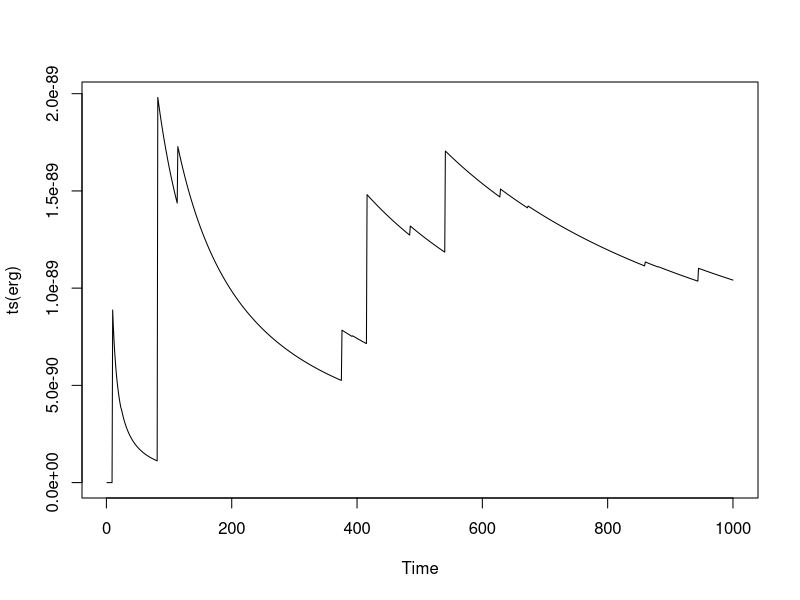
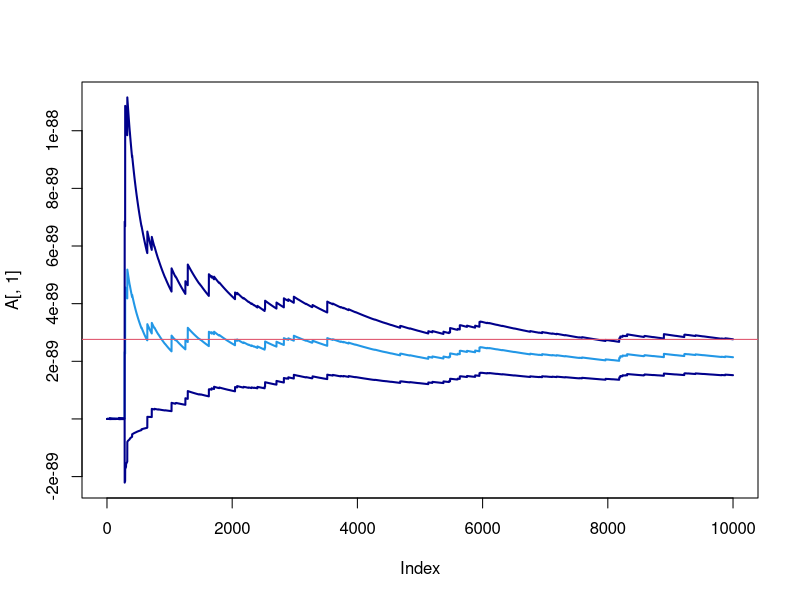
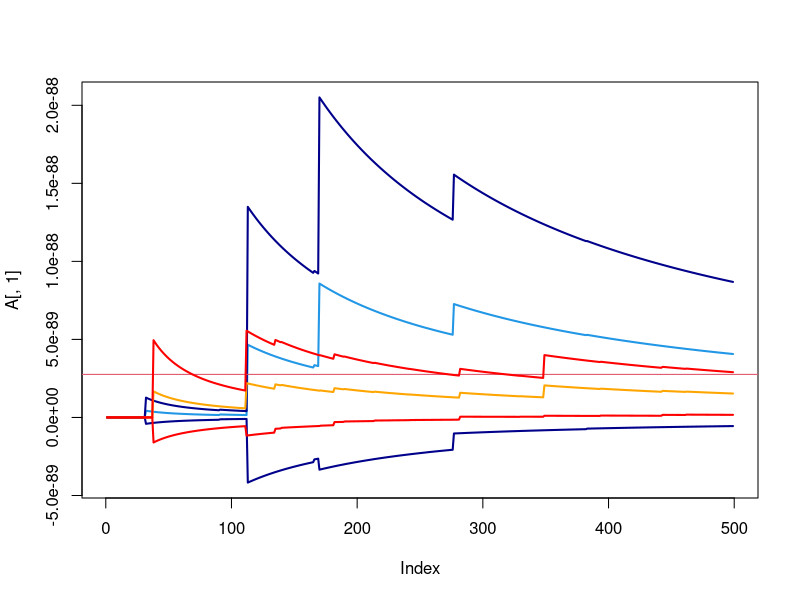

Write R code to recreate these figures, in order.
## ---- chunk 1
library(dplyr)
library(ggplot2)
# ... 
## ---- chunk 2
rm(list = ls())
set.seed(1234)

# Define the PDF of N(0,1)
f = function(x) 1/(sqrt(2*pi)*x^2)*exp(-(1/x)^2/2)

# Function that generate n MC simulations in the interval (a,b)
mc = function(n, a=0, b=1/20){
  
  if(a>b){stop("reconsider your interval")}
  
  x = runif(n,a,b)
  
  mean(f(x)) * (b-a)
  
}

# Simulate
mc(1000)

# Function to create the ergodic plot
ergodic = function(n_max, a=0, b=1/20){
  
  x = runif(n_max,a,b)
  
  (b-a) * cumsum(f(x))/c(1:n_max)
  
}
# Lauch the function
erg = ergodic(1000)

# Plot results
plot(ts(erg))
## ---- chunk 3
# Calculate the SD of each iteration
cumsd_f = function(x){
  
  sapply(2:length(x), function(r) sd(f(x[1:r])))
  
}

# Implement the ergodic function
ergodic2 = function(n_max, a=0, b=1/20){
  
  x = runif(n_max,a,b)
  
  thetahat = (b-a) * cumsum(f(x))/c(1:n_max)

  
  sdthetahat = (b-a)/sqrt(2:n_max) * cumsd_f(x)
  
  return(cbind(thetah = thetahat[-1], sd = sdthetahat))
}

# Plot the ergodic function and its uncertainty
plot_ergodic = function(output,theta){
  
  A = output
  x_top =    max(A[,1]+ 1.96 * A[,2])
  x_bottom = min(A[,1]- 1.96 * A[,2])
  
  plot(A[,1],type="l",col=4,lwd=2,ylim = c(x_bottom,x_top))
  lines(A[,1] + 1.96 * A[,2],
        type="l",col="darkblue",lwd=2)
  lines(A[,1] - 1.96 * A[,2],
        type="l",col="darkblue",lwd=2)
  
  abline(h=theta,col=2)
  
}
# use the output of the integrate function as the real value
theta = integrate(f,0,1/20)
output = ergodic2(10000)
plot_ergodic(output,theta = theta[1])

# Repeat everything but using antithetic variables
MC_ergodic = function(n_max, a=0, b=1/20){
  
  x = runif(n_max,a,b)
  
  thetahat = (b-a) * cumsum(f(x))/c(1:n_max)
  sdthetahat = (b-a)/sqrt(2:n_max) * cumsd_f(x)
  
  return(cbind(thetah = thetahat[-1], sd = sdthetahat))
}

cumsd_AV = function(x,xprime){
  sapply(2:length(x), function(r) 
    sd( (f(x[1:r])+f(xprime[1:r])) /2 ) )
}

AV_ergodic = function(n_max, a=0, b=1/20){
  
  x        = runif(n_max,a,b)
  xprime   = a+b-x
  h = (f(x) + f(xprime))/2
  thetahat = (b-a) * cumsum(h)/c(1:n_max)
  
  sdthetahat = (b-a)/sqrt(2:n_max) * cumsd_AV(x,xprime)
  
  return(cbind(thetah = thetahat[-1], sd = sdthetahat))
}


# Compare results
MC_res = MC_ergodic(500)
plot_ergodic(MC_res, theta[1])


AV_res = AV_ergodic(n_max = 500)
A = AV_ergodic(n_max = 500)
lines(A[,1],type="l",lwd=2,col="orange")
lines(A[,1] + 1.96 * A[,2],
      type="l",col="red",lwd=2)
lines(A[,1] - 1.96 * A[,2],
      type="l",col="red",lwd=2)

## ---- chunk 4
MC_res[499,]
AV_res[499,]
theta[1]
## ---- chunk 5
theta[1]
1-pnorm(20,0,1)
